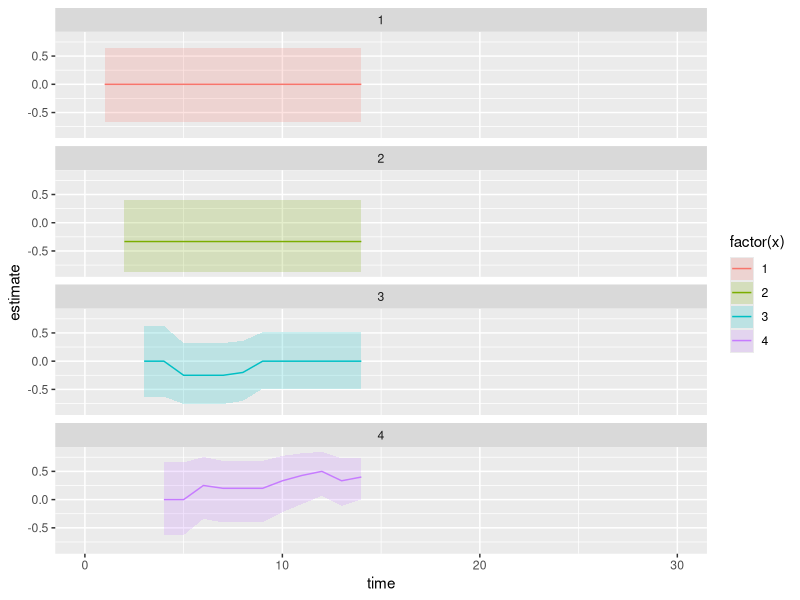

Write R code to recreate this figure.
library(tidyverse)
library(foreach)

n_x <- 4
truth <- data.frame(
  x = 1:n_x,
  pi1 = seq(.2, .8, by = .2),
  pi2 = seq(.8, .2, by = -.2)
)
prior <- data.frame(
  x = 1:n_x,
  alpha1 = 1,
  beta1 = 1,
  alpha2 = 1,
  beta2 = 1
)

draw_data <- function(x_val) {
  data.frame(x = x_val) %>%
    left_join(truth, by = "x") %>%
    mutate(
      y1 = rbinom(1, 1, pi1),
      y2 = rbinom(1, 1, pi2)
    ) %>%
    select(x, y1, y2)
}

draw_posterior <- function(data) {
  posterior <- prior %>%
    left_join(
      data %>%
        group_by(x) %>%
        summarize(
          y1_yes = sum(y1),
          y1_no = sum(1 - y1),
          y2_yes = sum(y2),
          y2_no = sum(1 - y2),
          .groups = "drop"
        ),
      by = "x"
    ) %>%
    mutate(
      alpha1_post = alpha1 + y1_yes,
      beta1_post = beta1 + y1_no,
      alpha2_post = alpha2 + y2_yes,
      beta2_post = beta2 + y2_no,
      pi1_post = rbeta(n(), alpha1_post, beta1_post),
      pi2_post = rbeta(n(), alpha2_post, beta2_post)
    )
}

choose_highest <- function(posterior_draw) {
  posterior_draw %>%
    mutate(difference = pi1_post - pi2_post) %>%
    arrange(-difference) %>%
    slice_head(n = 1)
}

# Draw initial data
data <- foreach(i = 1:n_x, .combine = "rbind") %do% draw_data(x_val = i)

index <- 1
while (index <= 10) {
  # Draw a posterior
  posterior <- draw_posterior(data)
  # Pick the highest
  highest <- choose_highest(posterior)
  # Draw new data
  data <- data %>%
    bind_rows(draw_data(highest$x))
  index <- index + 1
}

# Visualize posteriors over time
n_sims <- 1e3
posterior_parameters <- data %>%
  mutate(time = 1:n()) %>%
  group_by(x) %>%
  mutate(
    posterior_alpha1 = 1 + cumsum(y1),
    posterior_alpha2 = 1 + cumsum(y2),
    posterior_beta1 = 1 + cumsum(1 - y1),
    posterior_beta2 = 1 + cumsum(1 - y2)
  ) %>%
  ungroup() %>%
  mutate(estimate = posterior_alpha1 / (posterior_alpha1 + posterior_beta1) -
    posterior_alpha2 / (posterior_alpha2 + posterior_beta2))

posterior_ci <- foreach(i = 1:nrow(posterior_parameters), .combine = "rbind") %do% {
  sim1 <- rbeta(
    n_sims,
    posterior_parameters$posterior_alpha1[i],
    posterior_parameters$posterior_beta1[i]
  )
  sim2 <- rbeta(
    n_sims,
    posterior_parameters$posterior_alpha2[i],
    posterior_parameters$posterior_beta2[i]
  )
  sim <- sim1 - sim2
  return(data.frame(
    ci.min = quantile(sim, .025),
    ci.max = quantile(sim, .975)
  ))
}
rownames(posterior_ci) <- NULL
posterior_parameters %>%
  bind_cols(posterior_ci) %>%
  right_join(
    data.frame(
      x = rep(1:n_x, each = nrow(data)),
      time = rep(1:nrow(data), n_x)
    ),
    by = c("x", "time")
  ) %>%
  select(x, time, estimate, ci.min, ci.max) %>%
  group_by(x) %>%
  arrange(x, time) %>%
  fill(estimate, ci.min, ci.max) %>%
  ggplot(aes(
    x = time, y = estimate,
    color = factor(x), fill = factor(x),
    ymin = ci.min, ymax = ci.max
  )) +
  geom_line() +
  geom_ribbon(alpha = .2, color = NA) +
  facet_wrap(~x, ncol = 1) +
  xlim(c(0, 30))
